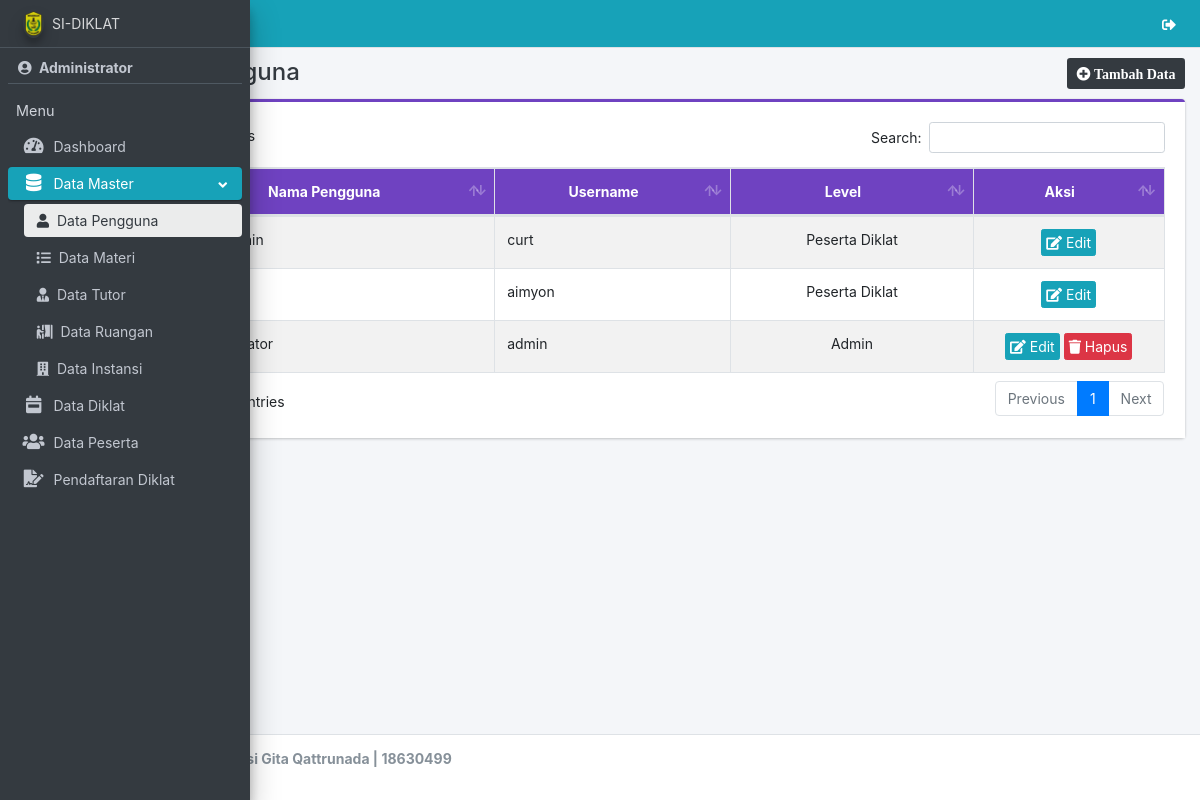
The app's page /admin/user/index.php (signed in), older data.
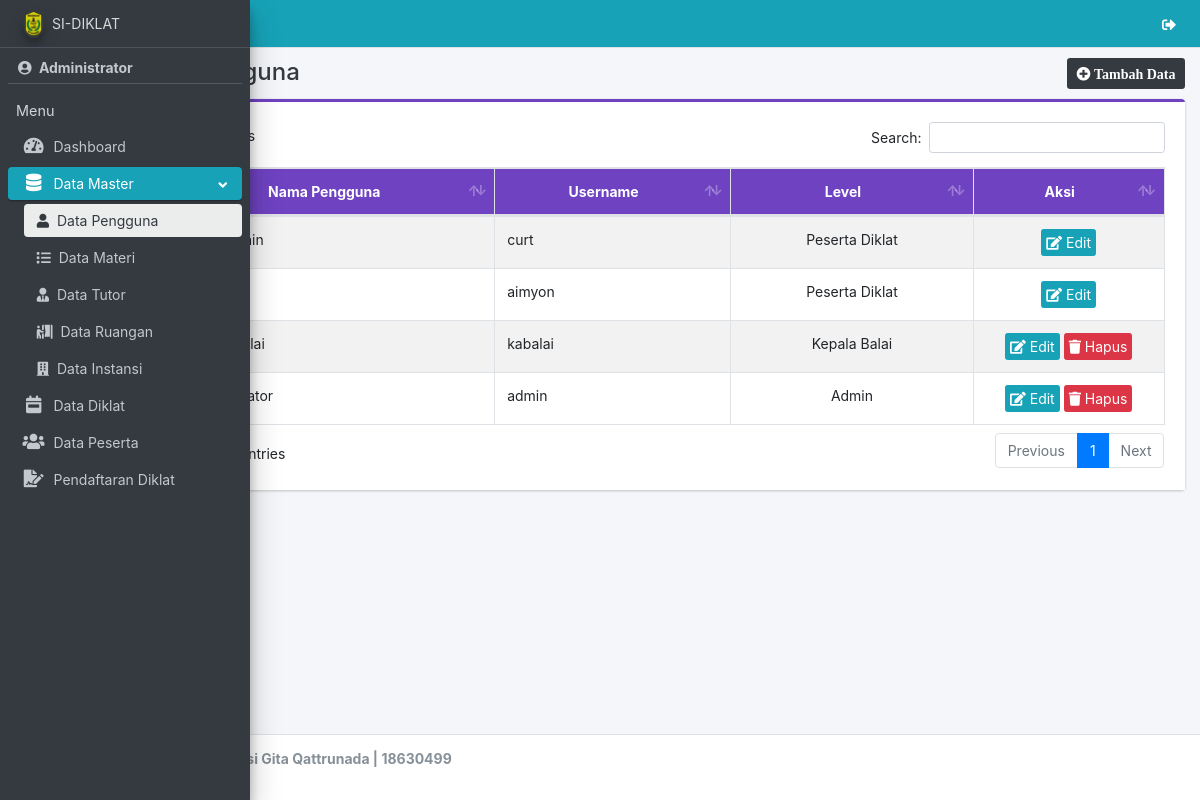
The same page, newer data.
### tables this page shows
CREATE TABLE `user` (
  `id_user` int(11) NOT NULL,
  `id_peserta` int(11) DEFAULT NULL,
  `nm_user` varchar(50) NOT NULL,
  `username` varchar(50) NOT NULL,
  `password` varchar(100) NOT NULL,
  `level` char(1) NOT NULL
);

### app/config.php (called while the page is built, shortened)
<?php
function base_url($url = null)
{
  $base_url = "http://localhost/si-diklat";
  if ($url != null) {
    return $base_url . "/" . $url;
  } else {
    return $base_url;
  }
}

### admin/user/index.php (the view, shortened to what this page needs)
<?php
require '../../app/config.php';
include_once '../../template/header.php';
$page = 'user';
include_once '../../template/sidebar.php';
?>
<div class="content-wrapper">
    <div class="content-header">
        <div class="container-fluid">
            <div class="row">
                <div class="col-sm-6">
                    <h4 class="m-0 text-dark"><i class="fa fa-user ml-1 mr-1"></i> Data Pengguna</h4>
                </div>
                <div class="col-sm-6 text-right">
                    <a href="tambah" class="btn btn-sm bg-dark"><i class="fa fa-plus-circle"> Tambah Data</i></a>
                </div>
            </div>
        </div>
    </div>
    <section class="content">
        <div class="container-fluid">
            <div class="row">
                <div class="col-md-12">
                    <div class="card card-purple card-outline">
                        <div class="card-body" style="background-color: white;">
                            <div class="table-responsive">
                                <table id="example1" class="table table-bordered table-striped dataTable">
                                    <thead class="bg-purple">
                                        <tr align="center">
                                            <th>No</th>
                                            <th>Nama Pengguna</th>
                                            <th>Username</th>
                                            <th>Level</th>
                                            <th>Aksi</th>
                                        </tr>
                                    </thead>
                                    <tbody>
                                        <?php
                                        $no = 1;
                                        $data = $con->query("SELECT * FROM user ORDER BY id_user DESC");
                                        while ($row = $data->fetch_array()) {
                                        ?>
                                            <tr>
                                                <td align="center" width="5%"><?= $no++ ?></td>
                                                <td><?= $row['nm_user'] ?></td>
                                                <td><?= $row['username'] ?></td>
                                                <td align="center">
                                                    <?php
                                                    if ($row['level'] == 1) {
                                                        echo 'Admin';
                                                    } else if ($row['level'] == 2) {
                                                        echo 'Kepala Balai';
                                                    } else {
                                                        echo 'Peserta Diklat';
                                                    }
                                                    ?>
                                                </td>
                                                <td align="center" width="18%">
                                                    <a href="edit?id=<?= $row[0] ?>" class="btn btn-info btn-xs" title="Edit"><i class="fa fa-edit"></i> Edit</a>
                                                    <?php if ($row['level'] == 1 || $row['level'] == 2) { ?>
                                                        <a href="hapus?id=<?= $row[0] ?>" class="btn btn-danger btn-xs alert-hapus" title="Hapus"><i class="fa fa-trash"></i> Hapus</a>
                                                    <?php } ?>
                                                </td>
                                            </tr>
                                        <?php } ?>
                                    </tbody>
                                </table>
                            </div>
                        </div>
                    </div>
                </div>
            </div>
        </div>
    </section>
</div>
<?php
include_once '../../template/footer.php';
?>

### template/header.php (shortened to what this page needs)
<!DOCTYPE html>
<html lang="en">
<head>
    <link rel="stylesheet" href="<?= base_url() ?>/assets/plugins/fontawesome-free/css/all.min.css">
    <link rel="stylesheet" href="https://code.ionicframework.com/ionicons/2.0.1/css/ionicons.min.css">
    <link rel="stylesheet" href="<?= base_url() ?>/assets/plugins/datatables-bs4/css/dataTables.bootstrap4.css">
    <link rel="stylesheet" href="<?= base_url() ?>/assets/plugins/ekko-lightbox/ekko-lightbox.css">
    <link rel="stylesheet" href="<?= base_url() ?>/assets/plugins/bootstrap-fileupload/bootstrap-fileupload.min.css">
    <link rel="stylesheet" href="<?= base_url() ?>/assets/plugins/tempusdominus-bootstrap-4/css/tempusdominus-bootstrap-4.min.css">
    <link rel="stylesheet" href="<?= base_url() ?>/assets/plugins/select2/css/select2.min.css">
    <link rel="stylesheet" href="<?= base_url() ?>/assets/plugins/select2-bootstrap4-theme/select2-bootstrap4.min.css">
    <link rel="stylesheet" href="<?= base_url() ?>/assets/plugins/icheck-bootstrap/icheck-bootstrap.min.css">
    <link rel="stylesheet" href="<?= base_url() ?>/assets/plugins/jqvmap/jqvmap.min.css">
    <link rel="stylesheet" href="<?= base_url() ?>/assets/dist/css/adminlte.min.css">
    <link rel="stylesheet" href="<?= base_url() ?>/assets/plugins/overlayScrollbars/css/OverlayScrollbars.min.css">
    <link rel="stylesheet" href="<?= base_url() ?>/assets/plugins/daterangepicker/daterangepicker.css">
    <link rel="stylesheet" href="<?= base_url() ?>/assets/plugins/summernote/summernote-bs4.css">
    <link rel="stylesheet" href="<?= base_url() ?>/assets/plugins/bootstrap-fileupload/bootstrap-fileupload.min.css">
    <link rel="stylesheet" href="<?= base_url() ?>/assets/alert/sweetalert.css">
    <link rel="stylesheet" href="<?= base_url() ?>/assets/plugins/toastr/toastr.min.css">
    <link rel="stylesheet" href="<?= base_url() ?>/assets/mdi/css/materialdesignicons.min.css">
</head>
<body class="hold-transition sidebar-mini layout-fixed layout-navbar-fixed text-sm sidebar-collapse">
    <div class="wrapper">
        <nav class="main-header navbar navbar-expand navbar-dark navbar-info">
            <ul class="navbar-nav">
                <li class="nav-item">
                    <a class="nav-link" data-widget="pushmenu" href="#"><i class="fas fa-bars"></i></a>
                </li>
            </ul>
            <ul class="navbar-nav ml-auto">
                <li class="nav-item dropdown">
                    <a class="nav-link" data-toggle="dropdown" href="#" aria-expanded="false">
                        <i class="fas fa-sign-out-alt ml-1 text-white"></i>
                    </a>
                </li>
            </ul>
        </nav>

### template/sidebar.php (shortened to what this page needs)
<aside class="main-sidebar sidebar-dark-info elevation-4">
    <a href="#" class="brand-link">
        <img src="<?= base_url() ?>/assets/images/logo.png" alt="AdminLTE Logo" class="brand-image img-circle elevation-3" style="opacity: .8">
        <span class="brand-text">SI-DIKLAT</span>
    </a>
    <div class="sidebar">
        <div class="user-panel mt-1 mb-1 d-flex">
            <div class="info">
                <a href="#" class="d-block"><i class="fas fa-user-circle mr-1"></i><b>
                        <?= $_SESSION['nm_user'] ?>
                    </b></a>
            </div>
        </div>
        <nav class="mt-2">
            <ul class="nav nav-pills nav-sidebar flex-column nav-child-indent" data-widget="treeview" role="menu" data-accordion="false">
                <li class="nav-header">Menu</li>
                <?php if ($_SESSION['level'] == 1) { ?>
                    <li class="nav-item">
                        <a href="<?= base_url() ?>/admin/" class="nav-link <?php if ($page == 'dashboard') {
                                                                                echo 'active';
                                                                            } ?>">
                            <i class="nav-icon fa fa-tachometer-alt"></i>
                            <p>
                                Dashboard
                            </p>
                        </a>
                    </li>
                    <li class="nav-item has-treeview  <?php if (
                                                            $page == 'user' || $page == 'materi' || $page == 'tutor' || $page == 'ruangan'
                                                            || $page == 'instansi'
                                                        ) {
                                                            echo 'menu-open';
                                                        } ?>">
                        <a href="#" class="nav-link <?php if (
                                                        $page == 'user' || $page == 'materi' || $page == 'tutor' || $page == 'ruangan'
                                                        || $page == 'instansi'
                                                    ) {
                                                        echo 'active';
                                                    } ?>">
                            <i class="nav-icon fa fa-database"></i>
                            <p>
                                Data Master
                                <i class="right fas fa-angle-left"></i>
                            </p>
                        </a>
                        <ul class="nav nav-treeview">
                            <li class="nav-item">
                                <a href="<?= base_url() ?>/admin/user/" class="nav-link <?php if ($page == 'user') {
                                                                                            echo 'active';
                                                                                        } ?>">
                                    <i class="fas fa-user mr-1"></i>
                                    <p>Data Pengguna</p>
                                </a>
                            </li>
                            <li class="nav-item">
                                <a href="<?= base_url() ?>/admin/materi/" class="nav-link <?php if ($page == 'materi') {
                                                                                                echo 'active';
                                                                                            } ?>">
                                    <i class="fas fa-list mr-1"></i>
                                    <p>Data Materi</p>
                                </a>
                            </li>
                            <li class="nav-item">
                                <a href="<?= base_url() ?>/admin/tutor/" class="nav-link <?php if ($page == 'tutor') {
                                                                                                echo 'active';
                                                                                            } ?>">
                                    <i class="fas fa-user-tie mr-1"></i>
                                    <p>Data Tutor</p>
                                </a>
                            </li>
                            <li class="nav-item">
                                <a href="<?= base_url() ?>/admin/ruangan/" class="nav-link <?php if ($page == 'ruangan') {
                                                                                                echo 'active';
                                                                                            } ?>">
                                    <i class="fas fa-person-booth mr-1"></i>
                                    <p>Data Ruangan</p>
                                </a>
                            </li>
                            <li class="nav-item">
                                <a href="<?= base_url() ?>/admin/instansi/" class="nav-link <?php if ($page == 'instansi') {
                                                                                                echo 'active';
                                                                                            } ?>">
                                    <i class="fas fa-building mr-1"></i>
                                    <p>Data Instansi</p>
                                </a>
                            </li>
                        </ul>
                    </li>
                    <li class="nav-item">
                        <a href="<?= base_url() ?>/admin/diklat/" class="nav-link <?php if ($page == 'diklat') {
                                                                                        echo 'active';
                                                                                    } ?>">
                            <i class="nav-icon fa fa-calendar-week"></i>
                            <p>
                                Data Diklat
                            </p>
                        </a>
                    </li>
                    <li class="nav-item">
                        <a href="<?= base_url() ?>/admin/peserta/" class="nav-link <?php if ($page == 'peserta') {
                                                                                        echo 'active';
                                                                                    } ?>">
                            <i class="nav-icon fa fa-users"></i>
                            <p>
                                Data Peserta
                            </p>
                        </a>
                    </li>
                    <li class="nav-item">
                        <a href="<?= base_url() ?>/admin/pendaftaran/" class="nav-link <?php if ($page == 'pendaftaran') {
                                                                                            echo 'active';
                                                                                        } ?>">
                            <i class="nav-icon fa fa-file-signature"></i>
                            <p>
                                Pendaftaran Diklat
                            </p>
                        </a>
                    </li>
                <?php } else if ($_SESSION['level'] == 2) { ?>
                    <li class="nav-item">
                        <a href="<?= base_url() ?>/admin/" class="nav-link <?php if ($page == 'dashboard') {
                                                                                echo 'active';
                                                                            } ?>">
                            <i class="nav-icon fa fa-tachometer-alt"></i>
                            <p>
                                Dashboard
                            </p>
                        </a>
                    </li>
                    <!-- <li class="nav-header">Laporan</li>
                    <li class="nav-item has-treeview">
                        <a href="#" class="nav-link">
                            <i class="nav-icon fa fa-print"></i>
                            <p>
                                Laporan Cetak
                                <i class="fas fa-angle-left right"></i>
                            </p>
                        </a>
                        <ul class="nav nav-treeview">
                            <li class="nav-item">
                                <a href="#" data-toggle="modal" data-target="#lap_perolehan" class="nav-link">
                                    <p>- Perolehan Medali</p>
                                </a>
                            </li>
                        </ul>
                    </li> -->
                <?php } ?>
            </ul>
        </nav>
    </div>
</aside>

### template/footer.php (shortened to what this page needs)
<footer class="main-footer">
    Copyright &copy; <?= date('Y') ?> <strong>Skripsi Gita Qattrunada | 18630499</strong>
</footer>
</div>
</body>
</html>

Row changes from the older to the newer data that the page shows:
added user: username "kabalai", level "Kepala Balai"
Text that changed along with them:
text written by a page script: "Search: Showing 1 to 3 of 3 entries Previous 1 Next" → "Search: Showing 1 to 4 of 4 entries Previous 1 Next"
